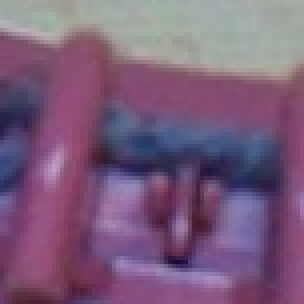
#> input picture codice/neg/shot_20251020_105722_711116_crop.png, 76 x 76 px (shown 4 times larger)
$ python -i wire_detect_llr_3.py   (imports and definitions only)
#> lines starting #> are read from the running program, lines starting #| are printed output that depends on the picture
#> further down, picture is the input picture: shape (76, 76, 3); mean B, G, R 123.3, 92.6, 122.7
# scopo: LLR = NCC(img, proto_pos) - NCC(img, proto_neg) dentro ROI
# Se LLR >= thr allora "filo presente" (da valutare se mettere 0 come threshold)

# PER COMPILARE: cd progetto
#                python wire_detect_llr.py --pos .\data\pos --neg .\data\neg --roi .\roi_mask.png --dir .\test --thr 0.0

import os, glob, argparse
import numpy as np
import cv2

def preprocess(bgr):
    # converte in scala di grigi se l'immagine è BGR
    gray = cv2.cvtColor(bgr, cv2.COLOR_BGR2GRAY) if bgr.ndim==3 else bgr
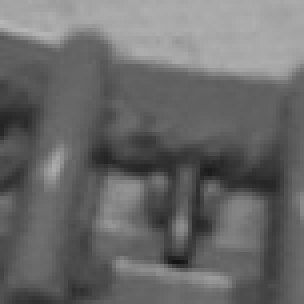
#> gray: shape (76, 76) (shown 4 times larger); min 19, max 182, mean 105.1
    # ridurre rumore ad alta frequenza LPF
    gray = cv2.GaussianBlur(gray, (3,3), 0)
    # stabilizza il contrasto su immagini piccole: CLAHE leggero va bene
    clahe = cv2.createCLAHE(clipLimit=2.0, tileGridSize=(4,4))
    gray = clahe.apply(gray)
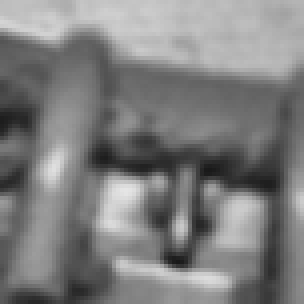
#> gray: shape (76, 76) (shown 4 times larger); min 25, max 229, mean 126.4
    return gray

# [98 lines left out: functions load_imgs, ncc, main, not called in this run]

# [2 lines not run here, left out]

>>> import cv2
>>> picture = cv2.imread('neg/shot_20251020_105722_711116_crop.png')
>>> result = preprocess(picture)

$ run again, on codice/neg/shot_20251020_105729_298630_crop.png
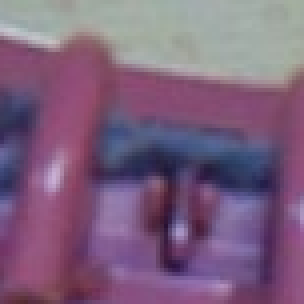
#> input picture codice/neg/shot_20251020_105729_298630_crop.png, 76 x 76 px (shown 4 times larger)
#> picture is the input picture: shape (76, 76, 3); mean B, G, R 125.6, 96.1, 124.8
#> in preprocess, `gray = cv2.cvtColor(bgr, cv2.COLOR_BGR2GRAY) if bgr.ndim==3 else bgr`:
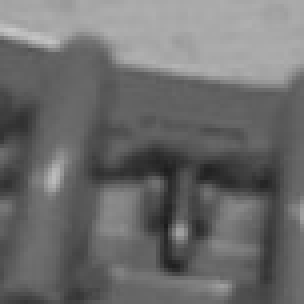
#> gray: shape (76, 76) (shown 4 times larger); min 27, max 199, mean 108
#> in preprocess, `gray = clahe.apply(gray)`:
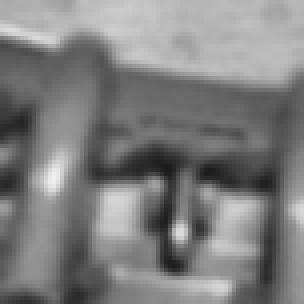
#> gray: shape (76, 76) (shown 4 times larger); min 27, max 241, mean 126.7

$ run again, on codice/neg/shot_20251020_105730_270396_crop.png
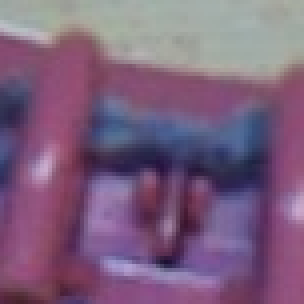
#> input picture codice/neg/shot_20251020_105730_270396_crop.png, 76 x 76 px (shown 4 times larger)
#> picture is the input picture: shape (76, 76, 3); mean B, G, R 125.4, 95.3, 124.3
#> in preprocess, `gray = cv2.cvtColor(bgr, cv2.COLOR_BGR2GRAY) if bgr.ndim==3 else bgr`:
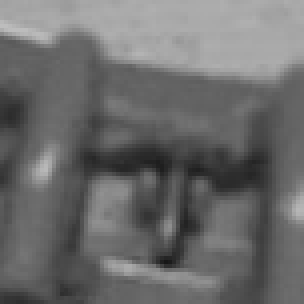
#> gray: shape (76, 76) (shown 4 times larger); min 23, max 189, mean 107.4
#> in preprocess, `gray = clahe.apply(gray)`:
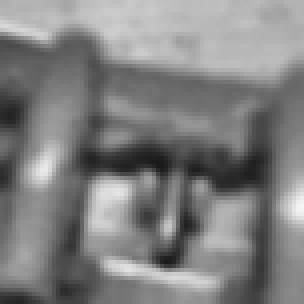
#> gray: shape (76, 76) (shown 4 times larger); min 26, max 245, mean 128.2
